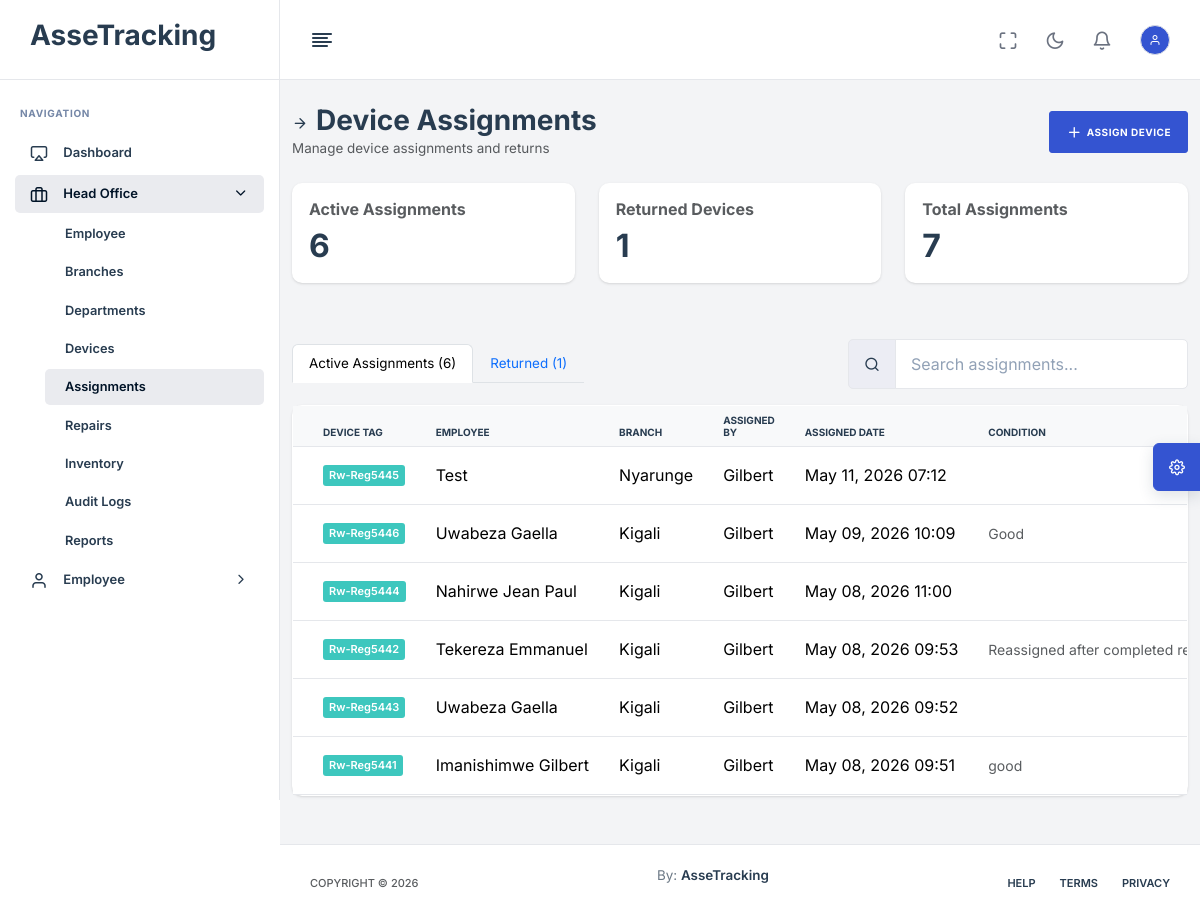
The app's page /head-office/assignments/ (signed in), older data.
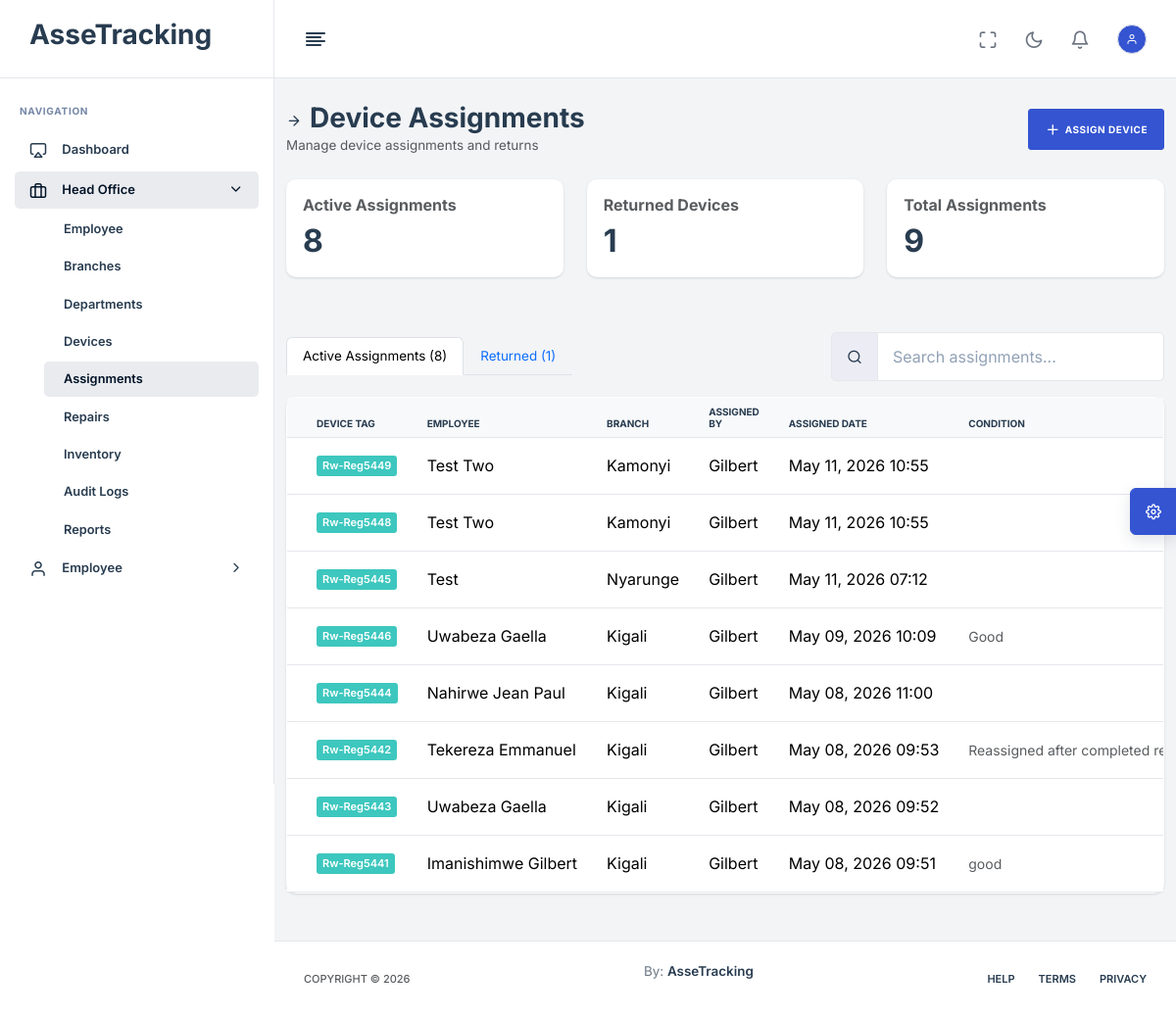
The same page, newer data.
### App/models.py (models this page shows, shortened)
class DeviceAssignment(models.Model):
    device = models.ForeignKey(Device, on_delete=models.CASCADE, related_name='assignments')
    employee = models.ForeignKey(Employee, on_delete=models.SET_NULL, null=True)
    branch = models.ForeignKey(Branch, on_delete=models.SET_NULL, null=True)
    assigned_by = models.ForeignKey(User, on_delete=models.SET_NULL, null=True, related_name='assigned_devices')
    received_by = models.ForeignKey(User, on_delete=models.SET_NULL, null=True, blank=True)
    assigned_date = models.DateTimeField(auto_now_add=True)
    returned_date = models.DateTimeField(null=True, blank=True)
    condition_on_issue = models.TextField(blank=True)
    condition_on_return = models.TextField(blank=True)
    class Meta:
        constraints = [
            models.UniqueConstraint(
                fields=['device'],
                condition=models.Q(returned_date__isnull=True),
                name='unique_active_assignment'
            )
        ]

class Device(models.Model):
    STATUS_CHOICES = [
        ('AVAILABLE', 'Available'),
        ('ASSIGNED', 'Assigned'),
        ('PENDING_RETURN', 'Pending Return'),
        ('IN_REPAIR', 'In Repair'),
        ('COMPLETED', 'Completed'),
        ('REPAIRED', 'Repaired'),
        ('MISSING', 'Missing'),
        ('RETIRED', 'Retired'),
    ]
    LOCATION_CHOICES = [
        ('HEAD_OFFICE', 'Head Office'),
        ('BRANCH', 'Branch'),
        ('EMPLOYEE', 'Employee'),
    ]
    device_type = models.CharField(max_length=50)
    brand = models.CharField(max_length=100)
    model = models.CharField(max_length=100)
    serial_number = models.CharField(max_length=100, unique=True)
    company_tag = models.CharField(max_length=100, unique=True)  # QR / Barcode
    purchase_date = models.DateField(null=True, blank=True)
    warranty_expiry = models.DateField(null=True, blank=True)
    status = models.CharField(max_length=20, choices=STATUS_CHOICES, default='AVAILABLE')
    assigned_employee = models.ForeignKey('Employee', null=True, blank=True, on_delete=models.SET_NULL)
    assigned_branch = models.ForeignKey('Branch', null=True, blank=True, on_delete=models.SET_NULL)
    location_type = models.CharField(max_length=20, choices=LOCATION_CHOICES, default='HEAD_OFFICE')
    current_location = models.CharField(max_length=255, default="Head Office")
    condition_notes = models.TextField(blank=True)

class Employee(models.Model):
    STATUS_CHOICES = [
        ('ACTIVE', 'Active'),
        ('INACTIVE', 'Inactive'),
        ('EXITED', 'Exited'),
    ]
    user = models.OneToOneField(settings.AUTH_USER_MODEL, on_delete=models.CASCADE, null=True, blank=True)
    employee_id = models.CharField(max_length=100, unique=True, null=True, blank=True)
    full_name = models.CharField(max_length=255)
    position = models.CharField(max_length=255)
    branch = models.ForeignKey(Branch, on_delete=models.SET_NULL, null=True, related_name='employees')
    department = models.ForeignKey(Department, on_delete=models.SET_NULL, null=True, blank=True)
    status = models.CharField(max_length=10, choices=STATUS_CHOICES, default='ACTIVE')
    hire_date = models.DateField(null=True, blank=True)
    exit_date = models.DateField(null=True, blank=True)

class Branch(models.Model):
    name = models.CharField(max_length=255)
    location = models.CharField(max_length=255)
    manager = models.ForeignKey(
        'Employee',
        on_delete=models.SET_NULL,
        null=True,
        blank=True,
        related_name='managed_branches'
    )

class User(AbstractBaseUser, PermissionsMixin):
    ROLE_CHOICES = [
        ('HEAD_OFFICE', 'Head Office'),
        ('BRANCH_MANAGER', 'Branch Manager'),
        ('TECHNICIAN', 'Technician'),
        ('EMPLOYEE', 'Employee'),
    ]
    username = models.CharField(max_length=150, unique=True)
    email = models.EmailField(unique=True)
    role = models.CharField(max_length=20, choices=ROLE_CHOICES, default='EMPLOYEE')
    is_active = models.BooleanField(default=True)
    is_staff = models.BooleanField(default=False)
    must_change_password = models.BooleanField(default=False)
    date_joined = models.DateTimeField(auto_now_add=True)
    objects = UserManager()
    USERNAME_FIELD = 'username'
    REQUIRED_FIELDS = ['email']

### App/views.py (the view)
# urls.py: path("head-office/assignments/", head_office_assignments, name="head_office_assignments"),
@login_required
@role_required("HEAD_OFFICE")
def head_office_assignments(request):
    assignments = DeviceAssignment.objects.select_related(
        'device', 'employee', 'branch', 'assigned_by', 'received_by'
    ).all().order_by('-assigned_date')
    active_assignments = assignments.filter(returned_date__isnull=True)
    returned_assignments = assignments.filter(returned_date__isnull=False)
    employees = Employee.objects.filter(status='ACTIVE')
    available_devices = Device.objects.select_related('assigned_branch').filter(
        Q(status='AVAILABLE')
        | Q(status__in=['REPAIRED', 'COMPLETED'], assigned_employee__isnull=True)
    )
    branches = Branch.objects.all()
    context = {
        'assignments': assignments,
        'active_assignments': active_assignments,
        'returned_assignments': returned_assignments,
        'employees': employees,
        'available_devices': available_devices,
        'branches': branches,
    }
    return render(request, "HeadOffice/Assignments.html", context)

### templates/HeadOffice/Assignments.html (shortened to what the changed rows need)
{% extends 'base.html' %}
{% load static %}
{% block content %}
<div class="container-fluid py-4">
    <div class="row mb-4">
        <div class="col-12">
            <div class="d-flex justify-content-between align-items-center">
                <div>
                    <h1 class="h3 mb-0"><i class="feather-arrow-right me-2"></i>Device Assignments</h1>
                </div>
            </div>
        </div>
    </div>
    <div class="row mb-4">
        <div class="col-md-4 mb-2">
            <div class="card">
                <div class="card-body">
                    <h6 class="text-muted">Active Assignments</h6>
                    <h2 class="mb-0">{{ active_assignments|length }}</h2>
                </div>
            </div>
        </div>
        <div class="col-md-4 mb-2">
            <div class="card">
                <div class="card-body">
                    <h2 class="mb-0">{{ returned_assignments|length }}</h2>
                </div>
            </div>
        </div>
        <div class="col-md-4 mb-2">
            <div class="card">
                <div class="card-body">
                    <h6 class="text-muted">Total Assignments</h6>
                    <h2 class="mb-0">{{ assignments|length }}</h2>
                </div>
            </div>
        </div>
    </div>
    <div class="d-flex flex-column flex-lg-row gap-3 justify-content-between align-items-lg-center mb-3">
        <ul class="nav nav-tabs mb-0" role="tablist">
            <li class="nav-item" role="presentation">
                <button class="nav-link active" id="active-tab" data-bs-toggle="tab" data-bs-target="#active" type="button">
                    Active Assignments ({{ active_assignments|length }})
                </button>
            </li>
        </ul>
    </div>
    <div class="tab-content">
        <div class="tab-pane fade show active" id="active" role="tabpanel">
            <div class="card">
                <div class="card-body p-0">
                    <div class="table-responsive">
                        <table class="table table-hover mb-0" id="activeAssignmentsTable">
                            <thead class="table-light">
                                <tr>
                                    <th>Device Tag</th>
                                    <th>Employee</th>
                                    <th>Branch</th>
                                    <th>Assigned By</th>
                                    <th>Assigned Date</th>
                                    <th>Condition</th>
                                </tr>
                            </thead>
                            <tbody>
                                {% for assignment in active_assignments %}
                                <tr>
                                    <td>
                                        <strong class="badge bg-info">{{ assignment.device.company_tag }}</strong>
                                    </td>
                                    <td>{{ assignment.employee.full_name }}</td>
                                    <td>{{ assignment.branch.name }}</td>
                                    <td>{{ assignment.assigned_by.username }}</td>
                                    <td>{{ assignment.assigned_date|date:"M d, Y H:i" }}</td>
                                    <td>
                                        <small class="text-muted">{{ assignment.condition_on_issue|truncatechars:30 }}</small>
                                    </td>
                                </tr>
                                {% empty %}
                                <tr>
                                    <td colspan="7" class="text-center text-muted py-4">
                                        No active assignments
                                    </td>
                                </tr>
                                {% endfor %}
                            </tbody>
                        </table>
                    </div>
                </div>
            </div>
        </div>
    </div>
</div>
{% endblock %}

Row changes from the older to the newer data that the page shows:
added DeviceAssignment: device.company_tag "Rw-Reg5449", employee.full_name "Test Two", branch.name "Kamonyi", assigned_by.username "Gilbert", assigned_date "May 11, 2026 10:55"
added DeviceAssignment: device.company_tag "Rw-Reg5448", employee.full_name "Test Two", branch.name "Kamonyi", assigned_by.username "Gilbert", assigned_date "May 11, 2026 10:55"
Text that changed along with them:
{{ active_assignments|length }}: "6" → "8"
{{ assignments|length }}: "7" → "9"
